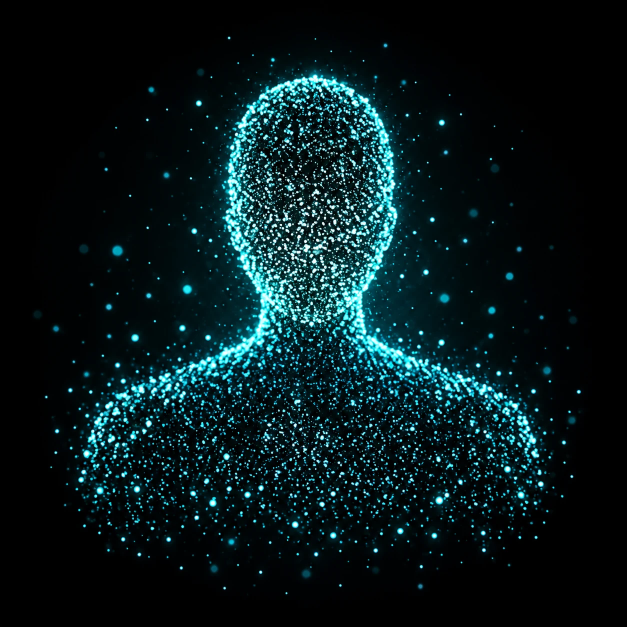
#> input picture meza-teaser/assets-src/meza-silhouette.webp, 1254 x 1254 px, found by its file name (shown at 1/2 size)
$ python prep_assets.py
#> lines starting #> are read from the running program, lines starting #| are printed output that depends on the picture
"""Prepare still images and particle point cloud for the MEZA teaser.

Usage: python3 scripts/prep_assets.py   (run from meza-teaser/)
"""
import json
import numpy as np
from PIL import Image

SRC = "assets-src"
OUT = "public"

# 1) MEZA silhouette -> PNG + particle cloud sampled from bright pixels
sil = Image.open(f"{SRC}/meza-silhouette.webp").convert("RGB")
#> sil is the input picture: PIL image 1254x1254 RGB; mean R, G, B 7.7, 25.3, 28.1
sil.save(f"{OUT}/meza-silhouette.jpg", quality=95)
lum = np.asarray(sil.convert("L")).astype(np.float32) / 255.0
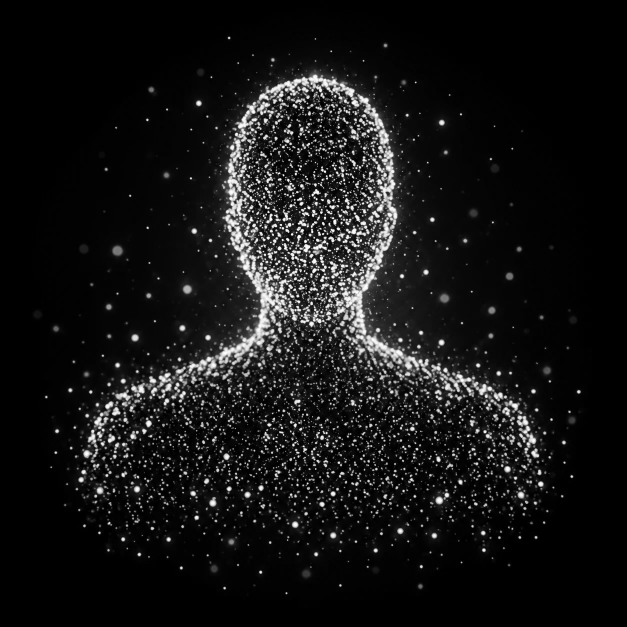
#> lum: shape (1254, 1254) float32 (shown at 1/2 size); min 0, max 1, mean 0.0801
h, w = lum.shape
#> h = 1254; w = 1254
rng = np.random.default_rng(7)
ys, xs = np.nonzero(lum > 0.18)
weights = lum[ys, xs] ** 1.6
weights /= weights.sum()
N = 5200
idx = rng.choice(len(xs), size=N, replace=False, p=weights)
#> idx = 5200 values, max 171764 at index 1222, min 146 at index 1201, mean 81675.8
pts = []
for i in idx:
    x = (xs[i] + rng.uniform(-0.5, 0.5)) / w - 0.5
    y = (ys[i] + rng.uniform(-0.5, 0.5)) / h - 0.5
    pts.append([round(float(x), 4), round(float(y), 4), round(float(lum[ys[i], xs[i]]), 3)])
#> this loop made 5200 passes
#> (i, x, y) on passes 1 to 3: (100215, 0.136, 0.0614), (151578, -0.303, 0.23), (129110, -0.323, 0.141)
#> after the loop, pts = 5200 items, first 6: [0.136, 0.0614, 0.988], [-0.303, 0.23, 0.259], [-0.323, 0.141, 0.827], [-0.0366, -0.186, 0.863], [0.0967, -0.138, 0.757], [-0.313, 0.21, 0.894]
with open(f"{OUT}/meza-points.json", "w") as f:
    json.dump(pts, f, separators=(",", ":"))

# 2) Chef portrait: remove the baked-in HUD frame lines so we can crop/zoom freely
img = np.asarray(Image.open(f"{SRC}/chef-poster.webp").convert("RGB")).astype(np.float32)
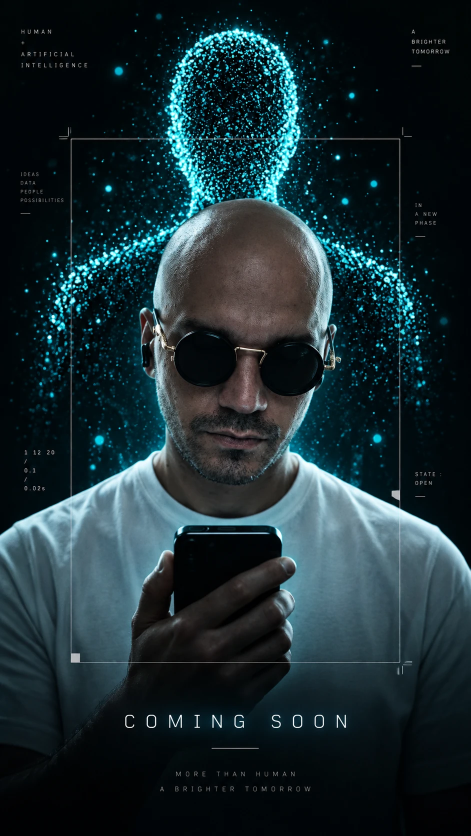
#> input picture meza-teaser/assets-src/chef-poster.webp, 941 x 1672 px, found by its file name (shown at 1/2 size)
out = img.copy()
def fix_rows(y0, y1, x0, x1):
    above = img[y0 - 3, x0:x1]
    below = img[y1 + 3, x0:x1]
    for y in range(y0, y1 + 1):
        t = (y - y0 + 1) / (y1 - y0 + 2)
        out[y, x0:x1] = above * (1 - t) + below * t
def fix_cols(x0, x1, y0, y1):
    left = img[y0:y1, x0 - 3]
    right = img[y0:y1, x1 + 3]
    for x in range(x0, x1 + 1):
        t = (x - x0 + 1) / (x1 - x0 + 2)
        out[y0:y1, x] = left * (1 - t) + right * t
fix_rows(275, 279, 110, 830)
#> in fix_rows, `above = img[y0 - 3, x0:x1]`: above = 720 rows, first 8: [0, 5, 8], [0, 5, 8], [0, 5, 6], [0, 5, 6], [0, 5, 6], [0, 4, 4], [0, 0, 0], [19, 23, 24]
#> in fix_rows, `below = img[y1 + 3, x0:x1]`: below = 720 rows, first 8: [0, 6, 9], [0, 6, 9], [0, 6, 9], [0, 6, 9], [0, 6, 9], [0, 6, 9], [0, 6, 9], [0, 6, 9]
fix_rows(1322, 1326, 110, 830)
#> in fix_rows (call 2), `above = img[y0 - 3, x0:x1]`: above = 720 rows, first 8: [16, 34, 39], [21, 38, 44], [26, 43, 51], [31, 48, 56], [35, 52, 60], [37, 54, 62], [37, 56, 63], [40, 60, 67]
#> in fix_rows (call 2), `below = img[y1 + 3, x0:x1]`: below = 720 rows, first 8: [14, 31, 37], [16, 34, 39], [21, 38, 44], [29, 46, 52], [33, 50, 55], [35, 52, 58], [35, 54, 61], [35, 54, 61]
fix_cols(140, 145, 250, 1340)
#> in fix_cols, `left = img[y0:y1, x0 - 3]`: left = 1090 rows, first 8: [3, 7, 10], [3, 7, 10], [5, 7, 11], [4, 6, 10], [64, 65, 69], [96, 98, 102], [97, 99, 103], [103, 105, 109]
#> in fix_cols, `right = img[y0:y1, x1 + 3]`: right = 1090 rows, first 8: [0, 7, 7], [0, 7, 7], [0, 7, 7], [0, 7, 7], [0, 7, 7], [0, 7, 7], [0, 5, 8], [0, 5, 8]
fix_cols(797, 802, 250, 1340)
#> in fix_cols (call 2), `left = img[y0:y1, x0 - 3]`: left = 1090 rows, first 8: [0, 4, 8], [0, 4, 8], [0, 4, 8], [0, 4, 8], [0, 4, 8], [0, 4, 8], [0, 4, 8], [0, 4, 8]
#> in fix_cols (call 2), `right = img[y0:y1, x1 + 3]`: right = 1090 rows, first 8: [0, 5, 6], [0, 5, 6], [1, 6, 7], [0, 4, 4], [99, 104, 104], [162, 167, 167], [163, 165, 166], [163, 165, 166]
Image.fromarray(np.clip(out, 0, 255).astype(np.uint8)).save(f"{OUT}/chef.jpg", quality=95)
print("points:", len(pts))
#| points: 5200
